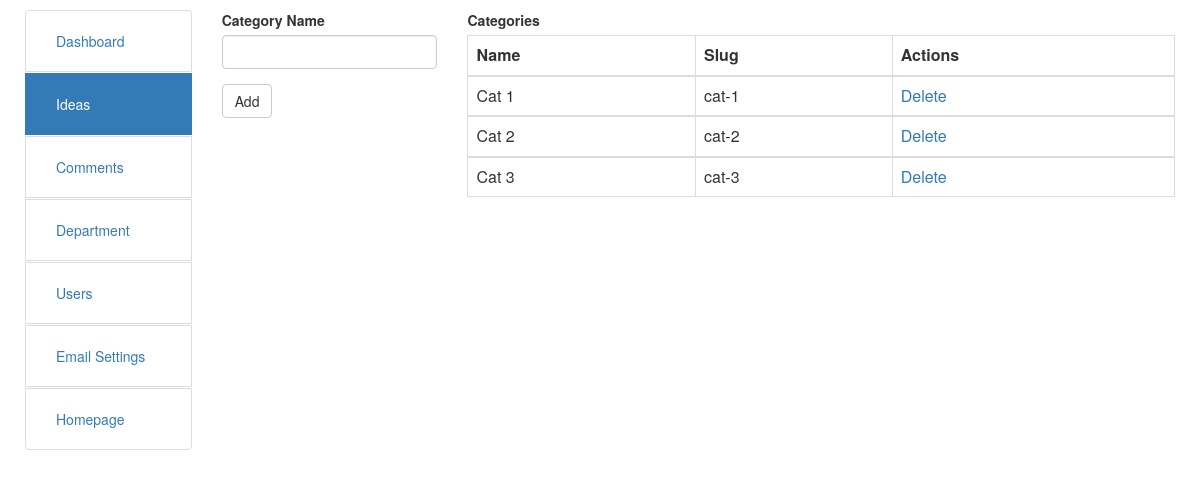
/admin/addcategory.php (signed in), run on an earlier commit of the app's database.
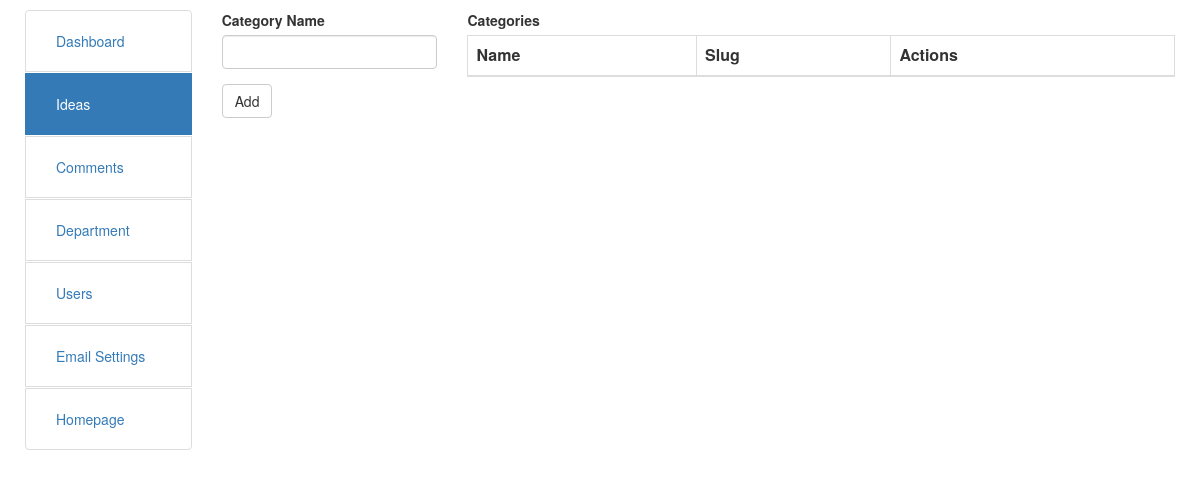
And on a later commit of the database.
### tables this page shows
CREATE TABLE `categories` (
  `id` int(11) unsigned NOT NULL AUTO_INCREMENT,
  `name` varchar(64) DEFAULT NULL,
  `slug` varchar(256) DEFAULT NULL,
  PRIMARY KEY (`id`)
);

### admin/admin_functions.php (called while the page is built, shortened)
<?php
	require_once("../classes/_Ideas.php");
	function is_user_login() {
		$login = isset( $_SESSION['login'] ) ? $_SESSION['login'] : null;
		if ( $login ) {
			return true;
		} else {
			return false;
		}
	}
	function current_user_can_manage() {
		$role = $_SESSION['role'];
		$can = false;
		switch ( $role ) {
			case 0:
				$can = true;
				break;
		}
		return $can;
	}
?>

### classes/_Ideas.php (called while the page is built, shortened)
<?php
class idea
{
	function get_all_category() {
		global $database;
		$sql = "SELECT * From categories";
		$result = $database->select_all_query( $sql );
		return $result;
	}
}

### database.php (called while the page is built, shortened)
<?php
class database
{
	var $connection = null;
    function connect()
    {
        $hostname = "localhost";
        $dbuser = "root";
        $dbpass = "";
        $dbname = "incognito";
        if($this->connection == null)
        {
            $this->connection = mysqli_connect($hostname,$dbuser,$dbpass,$dbname);
            if(!$this->connection)
    		{
    			die("Websie is on maintain, please comeback later");
    		}
            else    mysqli_query($this->connection,'set names utf8');
        }
    }
    function disconnect()
    {
        $this->connection = null;
    }
    function select_all_query($sql)
    {
        if($sql != '')
        {
            $list = mysqli_query($this->connection,$sql);
            $result = array();
            if( mysqli_num_rows($list) > 0)
            {
                while($row = mysqli_fetch_array($list,MYSQLI_ASSOC))
                {
                    $result[] = $row;
                }
                return $result;
            }
            else
            {
                return false;
            }
        }
    }
}
?>

### admin/addcategory.php (the view, shortened to what this page needs)
<?php
	require_once("../database.php");
	require_once("../classes/_Ideas.php");
	require_once("admin_functions.php");
	include("admin_header.php");
	global $idea;
	if ( is_user_login() ) {
		if ( current_user_can_manage() ) {
			?>
		<div class="admin-container">
			<div class="container-fluid">
				<div class="row">
					<div class="col-md-2">
						<?php
							include("admin_sidebar.php");
						?>
					</div>
					<div class="col-md-10">
					<div class="row">
						<div class="col-md-3">
							<form method="POST" action="modules/admin_add_category.php">
								<div class="form-group">
									<label for="cat-name">Category Name</label>
									<input type="cat-name" name="cat-name" class="form-control" id="cat-name">
								</div>
								<button type="submit" class="btn btn-default">Add</button>
							</form>
						</div>
						<div class="col-md-9">
							<label for="cat-name">Categories</label>
							<table class="table table-bordered">
							<thead>
								<tr>
									<th>Name</th>
									<th>Slug</th>
									<th>Actions</th>
								</tr>
							</thead>
							<?php
								$category = $idea->get_all_category();
							?>
							<?php if ( $category ) : ?>
							<?php foreach ( $category as $cat ) : ?>
								<tbody>
									<tr>
										<td><?php echo $cat['name']; ?></td>
										 <td><?php echo $cat['slug']; ?></td>
										  <td>
											<a href="modules/admin_delete_category.php?id=<?php echo $cat['id'] ?>"> Delete </a>
										  </td>
										   </tr>
								</tbody>
							<?php endforeach; ?>
						<?php endif; ?>
							</table>
						</div>
				</div>
			</div>
		</div>
		<?php
		 } else {
		 echo "<script>
	        alert('Eh try to cheat huh?');
	        window.location.href = '../index.php';
	      </script>";
      }
	} else {
		echo "<script>
	        alert('Eh try to cheat huh?');
	        window.location.href = '../index.php';
	      </script>";
	}
	include("admin_footer.php");

What changed in the data, as far as the page shows it:
removed categories: name "Cat 1", slug "cat-1"
removed categories: name "Cat 2", slug "cat-2"
removed categories: name "Cat 3", slug "cat-3"
